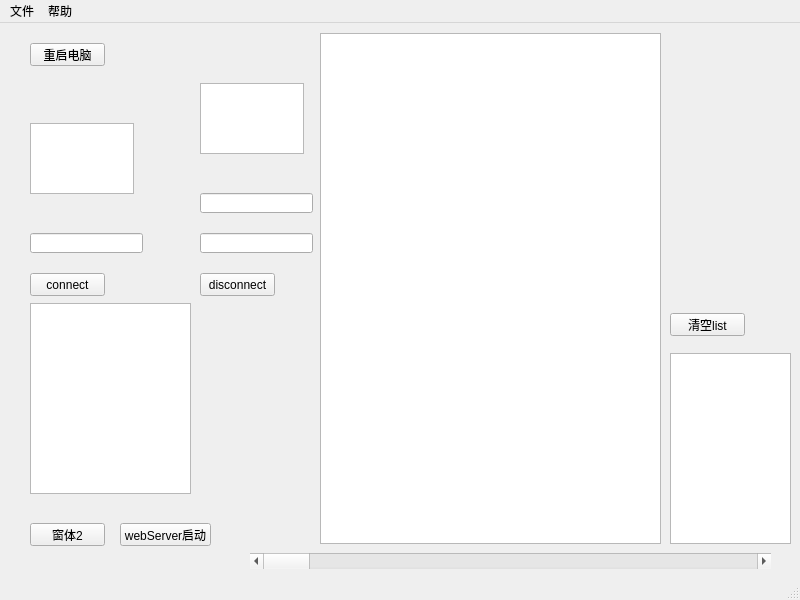
<?xml version="1.0" encoding="UTF-8"?>
<ui version="4.0">
 <class>MainWindow</class>
 <widget class="QMainWindow" name="MainWindow">
  <property name="geometry">
   <rect>
    <x>0</x>
    <y>0</y>
    <width>800</width>
    <height>600</height>
   </rect>
  </property>
  <property name="windowTitle">
   <string>MainWindow</string>
  </property>
  <widget class="QWidget" name="centralwidget">
   <widget class="QListView" name="listView">
    <property name="geometry">
     <rect>
      <x>670</x>
      <y>330</y>
      <width>121</width>
      <height>191</height>
     </rect>
    </property>
   </widget>
   <widget class="QTextEdit" name="textEdit">
    <property name="geometry">
     <rect>
      <x>30</x>
      <y>100</y>
      <width>104</width>
      <height>71</height>
     </rect>
    </property>
   </widget>
   <widget class="QLineEdit" name="m_edit_input">
    <property name="geometry">
     <rect>
      <x>30</x>
      <y>210</y>
      <width>113</width>
      <height>20</height>
     </rect>
    </property>
   </widget>
   <widget class="QLineEdit" name="m_edit_output">
    <property name="geometry">
     <rect>
      <x>200</x>
      <y>210</y>
      <width>113</width>
      <height>20</height>
     </rect>
    </property>
   </widget>
   <widget class="QPushButton" name="pushButton">
    <property name="geometry">
     <rect>
      <x>30</x>
      <y>250</y>
      <width>75</width>
      <height>23</height>
     </rect>
    </property>
    <property name="text">
     <string>connect</string>
    </property>
    <property name="checkable">
     <bool>false</bool>
    </property>
   </widget>
   <widget class="QPushButton" name="pushButton_2">
    <property name="geometry">
     <rect>
      <x>200</x>
      <y>250</y>
      <width>75</width>
      <height>23</height>
     </rect>
    </property>
    <property name="text">
     <string>disconnect</string>
    </property>
   </widget>
   <widget class="QScrollBar" name="horizontalScrollBar">
    <property name="geometry">
     <rect>
      <x>250</x>
      <y>530</y>
      <width>521</width>
      <height>16</height>
     </rect>
    </property>
    <property name="orientation">
     <enum>Qt::Horizontal</enum>
    </property>
   </widget>
   <widget class="QLineEdit" name="m_edit_output2">
    <property name="geometry">
     <rect>
      <x>200</x>
      <y>170</y>
      <width>113</width>
      <height>20</height>
     </rect>
    </property>
   </widget>
   <widget class="QTextEdit" name="textEdit_2">
    <property name="geometry">
     <rect>
      <x>200</x>
      <y>60</y>
      <width>104</width>
      <height>71</height>
     </rect>
    </property>
   </widget>
   <widget class="QColumnView" name="columnView2">
    <property name="geometry">
     <rect>
      <x>30</x>
      <y>280</y>
      <width>161</width>
      <height>191</height>
     </rect>
    </property>
   </widget>
   <widget class="QPushButton" name="pushButton_4">
    <property name="geometry">
     <rect>
      <x>30</x>
      <y>500</y>
      <width>75</width>
      <height>23</height>
     </rect>
    </property>
    <property name="text">
     <string>窗体2</string>
    </property>
   </widget>
   <widget class="QPushButton" name="b_DialogShow">
    <property name="geometry">
     <rect>
      <x>120</x>
      <y>500</y>
      <width>91</width>
      <height>23</height>
     </rect>
    </property>
    <property name="text">
     <string>webServer启动</string>
    </property>
   </widget>
   <widget class="QListWidget" name="listWidget">
    <property name="geometry">
     <rect>
      <x>320</x>
      <y>10</y>
      <width>341</width>
      <height>511</height>
     </rect>
    </property>
   </widget>
   <widget class="QPushButton" name="btn_Clear">
    <property name="geometry">
     <rect>
      <x>670</x>
      <y>290</y>
      <width>75</width>
      <height>23</height>
     </rect>
    </property>
    <property name="text">
     <string>清空list</string>
    </property>
   </widget>
   <widget class="QPushButton" name="pushButton_3">
    <property name="geometry">
     <rect>
      <x>30</x>
      <y>20</y>
      <width>75</width>
      <height>23</height>
     </rect>
    </property>
    <property name="text">
     <string>重启电脑</string>
    </property>
   </widget>
  </widget>
  <widget class="QMenuBar" name="menubar">
   <property name="geometry">
    <rect>
     <x>0</x>
     <y>0</y>
     <width>800</width>
     <height>23</height>
    </rect>
   </property>
   <widget class="QMenu" name="menu">
    <property name="title">
     <string>文件</string>
    </property>
    <addaction name="actionopen"/>
    <addaction name="actionsave"/>
    <addaction name="actionexit"/>
   </widget>
   <widget class="QMenu" name="menu_2">
    <property name="title">
     <string>帮助</string>
    </property>
    <addaction name="actionabout_me"/>
   </widget>
   <addaction name="menu"/>
   <addaction name="menu_2"/>
  </widget>
  <widget class="QStatusBar" name="statusbar"/>
  <action name="actionopen">
   <property name="text">
    <string>open</string>
   </property>
  </action>
  <action name="actionsave">
   <property name="text">
    <string>save</string>
   </property>
  </action>
  <action name="actionexit">
   <property name="text">
    <string>exit</string>
   </property>
  </action>
  <action name="actionabout_me">
   <property name="text">
    <string>about me</string>
   </property>
  </action>
 </widget>
 <resources/>
 <connections/>
</ui>
